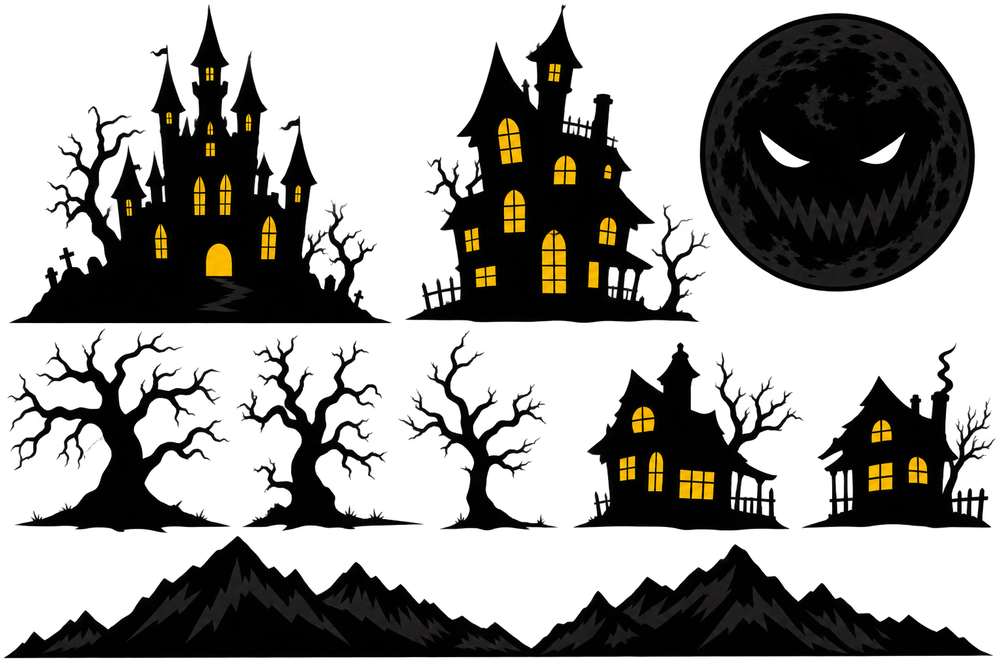
#> input picture art-source/halloween/halloween_sheet.png, 1000 x 667 px, shrunk from 1536 x 1024 before the run; its folder holds only this picture in this run
$ python halloween_clean.py
#> lines starting #> are read from the running program, lines starting #| are printed output that depends on the picture
# Removes the stray floating bits (leftovers of neighbouring pictures cut from the owner's sheet: twigs, bats, thin
# slivers) from every www/assets/halloween/*.png: only the biggest connected piece of each picture is kept.
# Originals are in art-source/halloween/before_clean/. Run: python3 -I art-source/halloween/halloween_clean.py
import glob, os
import numpy as np
from PIL import Image
from scipy import ndimage as ndi
root = os.path.join(os.path.dirname(os.path.abspath(__file__)), '..', '..', 'www', 'assets', 'halloween')
for f in sorted(glob.glob(os.path.join(root, '*.png'))):
    im = Image.open(f).convert('RGBA')
#> im is the input picture: PIL image 1000x667 RGBA; mean R, G, B, A 5.6, 4.5, 1.6, 102
    px = np.array(im)
    lab, n = ndi.label(px[:, :, 3] > 0, structure=np.ones((3, 3)))
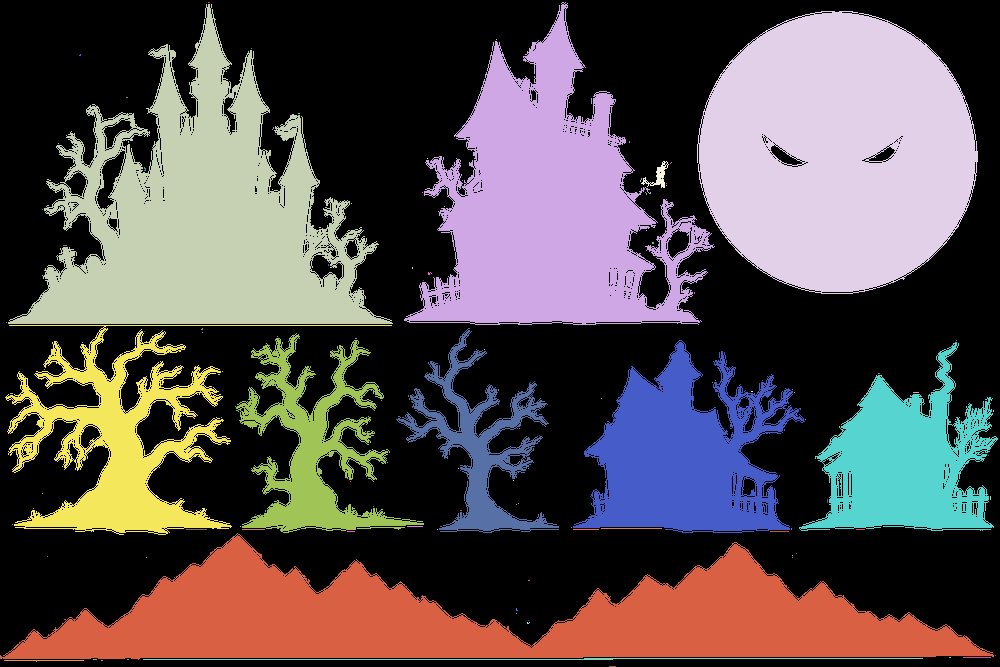
#> lab: shape (667, 1000) int32; 131 distinct labels, from 0 to 130; one colour per label, 0 black
#> n = 130
    if n <= 1:
        continue
    sizes = ndi.sum(px[:, :, 3] > 0, lab, range(1, n + 1))
#> sizes = 130 values, max 61021 at index 3, min 1 at index 4, mean 2372.1
    keep = 1 + int(np.argmax(sizes))
#> keep = 4
    px[lab != keep] = 0
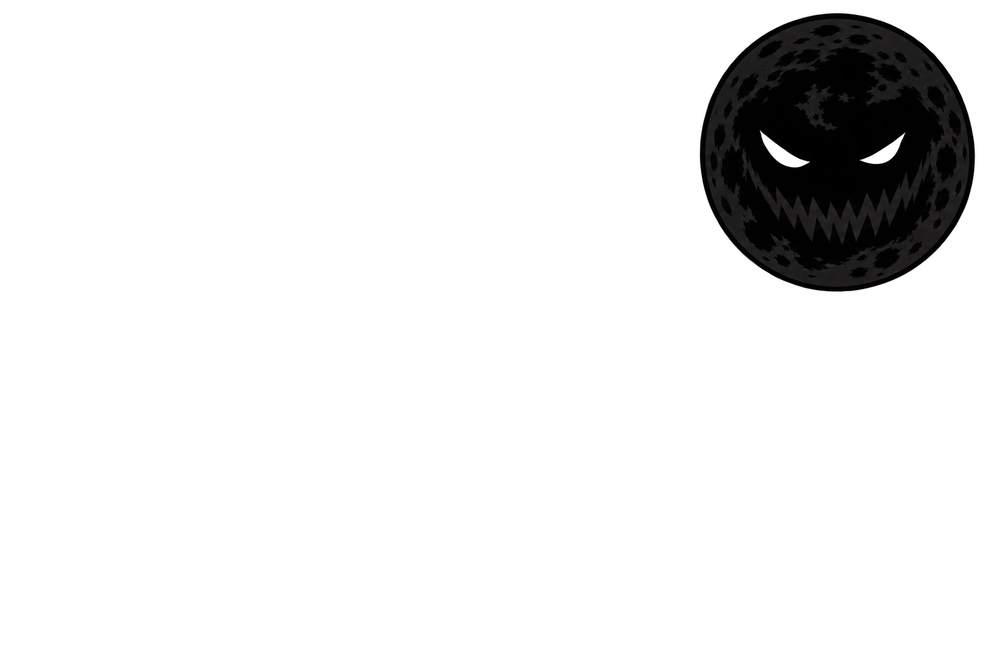
#> px: shape (667, 1000, 4); mean R, G, B, A 1, 1, 1, 22.4; transparent parts drawn white
    Image.fromarray(px).save(f)
    print(os.path.basename(f), 'removed', n - 1, 'stray pieces')
#| halloween_sheet.png removed 129 stray pieces
